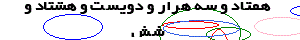
#> input picture captchas/captcha_001.gif, 300 x 40 px; its folder holds only this picture in this run
$ python ocr_persian.py
#> lines starting #> are read from the running program, lines starting #| are printed output that depends on the picture; after the words box and inside, x2 and y2 are one past the last pixel; in counts of white or black regions, pixels touching at a corner belong together
"""Simple OCR helper for captcha digits.

This version uses OpenCV pre-processing to get more reliable
results. Images are converted to grayscale, binarized with Otsu
thresholding and cleaned up slightly before running Tesseract.
The script prints the recognized digits for each image in the
``captchas`` folder and writes them to ``out.txt``.
"""

from pathlib import Path

import cv2
import numpy as np
import pytesseract
from PIL import Image


CAPTCHA_DIR = Path("captchas")
WHITELIST = "0123456789"


def preprocess(path: Path) -> np.ndarray:
    """Load image and return cleaned binary array."""
    img = Image.open(path).convert("L")
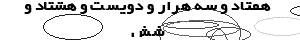
#> img: PIL image 300x40 L; min 0, max 255, mean 223.3
    arr = np.array(img)
    # Otsu threshold with inversion so digits are black on white
    _, bw = cv2.threshold(
        arr, 0, 255, cv2.THRESH_BINARY_INV + cv2.THRESH_OTSU
    )
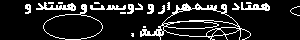
#> bw: shape (40, 300); 14% white in thin lines or dots, all inside (x1, y1, x2, y2) = (25, 2, 300, 40)
    # remove tiny noise and close small gaps
    kernel = np.ones((3, 3), np.uint8)
    bw = cv2.morphologyEx(bw, cv2.MORPH_CLOSE, kernel, iterations=1)
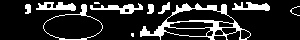
#> bw: shape (40, 300); 16.9% white; 11 white regions (2 under 20 px), largest, box (x1, y1, x2, y2) and area: (140, 3, 251, 40) 936, (90, 3, 143, 14) 247, (36, 2, 76, 11) 227
    # invert back for Tesseract (black text on white background)
    bw = 255 - bw
    return bw


def ocr_image(path: Path) -> str:
    img = preprocess(path)
    config = f"--psm 7 -c tessedit_char_whitelist={WHITELIST}"
    text = pytesseract.image_to_string(img, lang="eng", config=config)
    digits = "".join(ch for ch in text if ch in WHITELIST)
    # captcha images contain exactly five digits
    return digits[:5]


def main() -> None:
    results = {}
    for file in sorted(CAPTCHA_DIR.glob("*.gif")):
        digits = ocr_image(file)
        results[file.name] = digits
        print(f"{file.name}: {digits}")

    with open("out.txt", "w", encoding="utf-8") as f:
        for name, digits in results.items():
            f.write(f"{name}\t{digits}\n")


if __name__ == "__main__":
    main()
#> (the call stopped at in ocr_image, `text = pytesseract.image_to_string(img, lang="eng", config=config)`: pytesseract is not available in this run)

$ run again, on captchas/captcha_007.gif
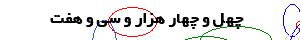
#> input picture captchas/captcha_007.gif, 300 x 40 px
#> in preprocess, `_, bw = cv2.threshold( arr, 0, 255, cv2.THRESH_BINARY_INV + cv2.THRESH..`:
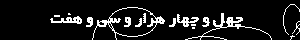
#> bw: shape (40, 300); 9.9% white in thin lines or dots, all inside (x1, y1, x2, y2) = (50, 4, 300, 40)
#> in preprocess, `bw = cv2.morphologyEx(bw, cv2.MORPH_CLOSE, kernel, iterations=1)`:
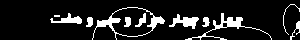
#> bw: shape (40, 300); 11.9% white; 11 white regions (1 under 20 px), largest, box (x1, y1, x2, y2) and area: (92, 7, 165, 40) 391, (185, 13, 272, 40) 335, (169, 14, 199, 29) 209
